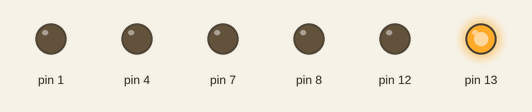
This sketch was run on a simulated Arduino Uno, built with avr-gcc and run on an emulated ATmega328P. Parts: output pins drawn as LEDs (lit = HIGH).

Above: at 0.3 s.
At 0.77 s:
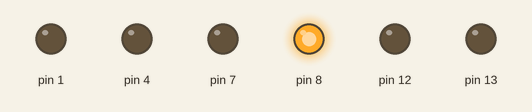
At 1.27 s:
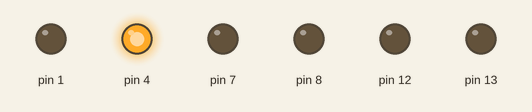
At 2.3 s:
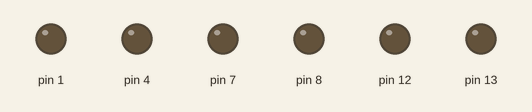
At 3.22 s:
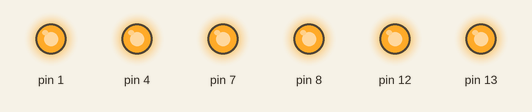
At 6.0 s:
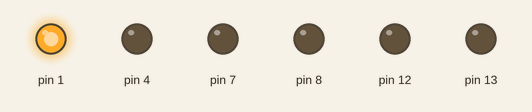
Timing chart, 0 to 6.3 s (numbered marks = the images above):
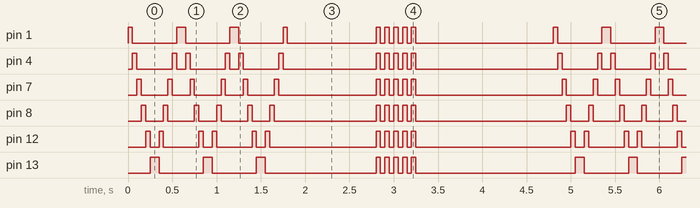

Measured:
- by itself, pin 4, pin 7, pin 8, pin 12: moves between LOW and HIGH, repeating every 4.8 s
- by itself, pin 13: repeats every 4.8 s: 2 × (LOW 0.50 s, HIGH 0.10 s), LOW 1.3 s, 4 × (HIGH 0.05 s, LOW 0.05 s), HIGH 0.05 s, LOW 1.8 s, HIGH 0.10 s
- by itself, pin 1: repeats every 4.8 s: 2 × (LOW 0.50 s, HIGH 0.10 s), LOW 0.50 s, HIGH 0.05 s, LOW 1.0 s, 4 × (HIGH 0.05 s, LOW 0.05 s), HIGH 0.05 s, LOW 1.6 s, HIGH 0.05 s

The sketch:

Arduino__LED__.ino
```cpp
void setup()
{
  pinMode(1, OUTPUT);
  pinMode(4, OUTPUT);
  pinMode(7, OUTPUT);
  pinMode(8, OUTPUT);
  pinMode(12, OUTPUT);
  pinMode(13, OUTPUT);
}

void loop()
{
  for (int i = 1; i <= 3; i++)
  {
    digitalWrite(1, HIGH);
    delay(50);
    digitalWrite(1, LOW);
    digitalWrite(4, HIGH);
    delay(50);
    digitalWrite(4, LOW);
    digitalWrite(7, HIGH);
    delay(50);
    digitalWrite(7, LOW);
    digitalWrite(8, HIGH);
    delay(50);
    digitalWrite(8, LOW);
    digitalWrite(12, HIGH);
    delay(50);
    digitalWrite(12, LOW);
    digitalWrite(13, HIGH);
    delay(50);
    digitalWrite(13, LOW);

    digitalWrite(13, HIGH);
    delay(50);
    digitalWrite(13, LOW);
    digitalWrite(12, HIGH);
    delay(50);
    digitalWrite(12, LOW);
    digitalWrite(8, HIGH);
    delay(50);
    digitalWrite(8, LOW);
    digitalWrite(7, HIGH);
    delay(50);
    digitalWrite(7, LOW);
    digitalWrite(4, HIGH);
    delay(50);
    digitalWrite(4, LOW);
    digitalWrite(1, HIGH);
    delay(50);
    digitalWrite(1, LOW);
  }
  delay(1000);
  for (int i = 1; i <= 5; i++ )
  {
    digitalWrite(1, HIGH);
    digitalWrite(4, HIGH);
    digitalWrite(7, HIGH);
    digitalWrite(8, HIGH);
    digitalWrite(12, HIGH);
    digitalWrite(13, HIGH);
    delay(50);

    digitalWrite(1, LOW);
    digitalWrite(4, LOW);
    digitalWrite(7, LOW);
    digitalWrite(8, LOW);
    digitalWrite(12, LOW);
    digitalWrite(13, LOW);
    delay(50);
  }
  delay(1500);
}
```
